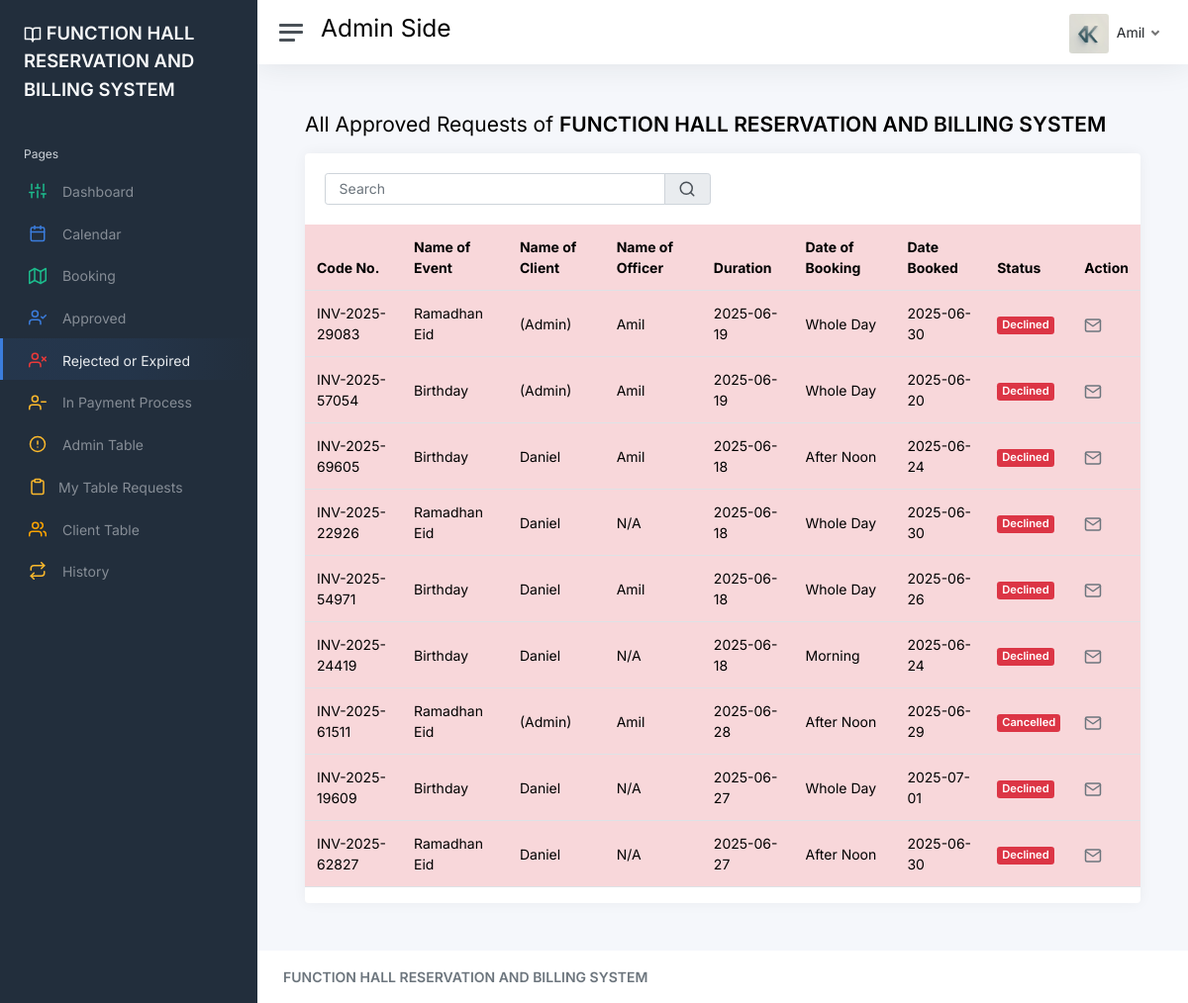
The page /static/Table_3.php (signed in) on the database its author committed.
### tables this page shows
CREATE TABLE `user` (
  `User_id` int(7) NOT NULL,
  `Username` varchar(20) NOT NULL,
  `Password` varchar(20) NOT NULL,
  `Fullname` varchar(20) NOT NULL,
  `Email` varchar(50) NOT NULL,
  `Gender` varchar(12) NOT NULL,
  `middle` varchar(50) NOT NULL,
  `Last` varchar(20) NOT NULL,
  `Phone` varchar(12) NOT NULL,
  `role` varchar(50) NOT NULL,
  `Status` int(11) NOT NULL
);

CREATE TABLE `events` (
  `id` int(11) NOT NULL,
  `date` date NOT NULL,
  `Expdate` date DEFAULT NULL,
  `events` varchar(50) NOT NULL,
  `Status` varchar(11) DEFAULT NULL,
  `code` varchar(20) NOT NULL,
  `currents_dates` date NOT NULL DEFAULT current_timestamp(),
  `Duration` varchar(11) DEFAULT NULL,
  `Amount` int(20) NOT NULL,
  `MoC` int(20) NOT NULL,
  `sort` int(11) NOT NULL,
  `Customer_id` int(11) DEFAULT NULL,
  `User_id` int(7) DEFAULT NULL
);

CREATE TABLE `customer` (
  `Customer_id` int(11) NOT NULL,
  `Fullname` varchar(50) NOT NULL,
  `Lastname` varchar(30) NOT NULL,
  `Affiliation` varchar(50) NOT NULL,
  `Phone No` varchar(11) NOT NULL,
  `Email` varchar(50) NOT NULL,
  `middle` varchar(20) NOT NULL,
  `gender` varchar(12) NOT NULL,
  `Username` varchar(50) NOT NULL,
  `Password` varchar(50) NOT NULL,
  `Status` int(11) NOT NULL
);

### static/model/class_model.php (called while the page is built, shortened)
<?php
	class class_model{
		public $host = db_host;
		public $user = db_user;
		public $pass = db_pass;
		public $dbname = db_name;
		public $conn;
		private function connect(){
			$this->conn = new mysqli($this->host, $this->user, $this->pass, $this->dbname);
		}
		public function user_account($User_id){
			$stmt = $this->conn->prepare("SELECT * FROM `user` WHERE `User_id` = ?") or die($this->conn->error);
		    $stmt->bind_param("i", $User_id);
			if($stmt->execute()){
				$result = $stmt->get_result();
				$fetch = $result->fetch_array();
				return array(
					'Fullname'=> $fetch['Fullname'],
					'Username'=>$fetch['Username'],
					'role'=>$fetch['role']
				);
			}
		}
public function fetchAll_BookingDeclined() {
    $sql = "SELECT
                e.*,
                c.Fullname AS customer_name,
                u.Fullname AS user_name
            FROM events e
            LEFT JOIN customer c ON e.Customer_id = c.Customer_id
            LEFT JOIN user u ON e.User_id = u.User_id
            WHERE   e.Status = 'Declined' OR e.Status = 'Expired'  OR e.Status = 'cancel'
            ORDER BY e.id DESC";
    $stmt = $this->conn->prepare($sql);
    $stmt->execute();
    $result = $stmt->get_result();
    $data = array();
    while ($row = $result->fetch_assoc()) {
        $data[] = $row;
    }
    return $data;
}
			}
?>

### static/Table_3.php (the view, shortened to what this page needs)
<!DOCTYPE html>
<html lang="en">
<head>
	<link href="css/app.css" rel="stylesheet">
</head>
<body>
	<div class="wrapper">
		<?php include('includes/sidebar.php'); ?>
		<div class="main">
		<?php include('includes/header.php'); ?>
			<main class="content">
			<div class="container-fluid p-0">
    <h1 class="h3 mb-3">
        All Approved Requests of
        <strong>FUNCTION HALL RESERVATION AND BILLING SYSTEM</strong>
    </h1>
    <?php
    $conn = new class_model();
    $booking = $conn->fetchAll_BookingDeclined();
    ?>
    <div class="row">
        <div class="col-12 col-lg-12 col-xxl-12 d-flex">
            <div class="card flex-fill">
			<div class="card-body">
  <div class="row">
    <div class="col-lg-6">
      <div class="input-group">
        <input name="search" type="text" class="form-control" placeholder="Search">
        <span class="input-group-text"><i data-feather="search"></i></span>
      </div>
    </div>
  </div>
</div>
<div class="table-responsive">
                <table class="table table-danger ">
                    <thead>
                        <tr>
                            <th>Code No.</th>
                            <th>Name of Event</th>
                            <th>Name of Client</th>
                            <th>Name of Officer</th>
                            <th>Duration</th>
                            <th >Date of Booking</th>
                            <th >Date Booked</th>
                            <th>Status</th>
                            <th >Action</th>
                        </tr>
                    </thead>
                    <tbody>
                        <?php if (!empty($booking)) {
                            foreach ($booking as $row) { ?>
                                <tr>
								<td><?= htmlspecialchars($row['code']) ?></td>
                                    <td><?= htmlspecialchars($row['events']) ?></td>
                                    <td >
                                        <?= isset($row['customer_name']) ? htmlspecialchars($row['customer_name']) : "(Admin)";  ?>
                                    </td>
									<td >
                                        <?= isset($row['user_name']) ? htmlspecialchars($row['user_name']) : "N/A";  ?>
                                    </td>
									<td >
                                        <?= isset($row['currents_dates']) ? htmlspecialchars($row['currents_dates']) : 'N/A' ?>
                                    </td>
									<td><?php echo $row['Duration'] ?></td>
                                    <td >
                                        <?= htmlspecialchars($row['date']) ?>
                                    </td>
                                    <td>
                                            <?php if($row['Status']== "Expired"){ ?>
												<span class="badge bg-warning">
												Expired
												</span>
											<?php }elseif($row['Status']== "Declined"){ ?>
												<span class="badge bg-danger">
												Declined
												</span>
											<?php }elseif($row['Status']== "cancel"){ ?>
												<span class="badge bg-danger">
												Cancelled
												</span>
												<?php }else{ ?>
												<?php } ?>
                                    </td>
                                    <td >
										<?php if($row['Status']== 'Expired'){ ?>
									<a href="Expired.php?event=<?= $row['id']; ?>&event-name=<?php echo $row['events']; ?>" class="text-secondary font-weight-bold text-xs" data-toggle="tooltip" title="Expired">
									<i class="align-middle me-2" data-feather="mail"></i>
												</a>
												<?php }else{ ?>
												<a href="apology.php?event=<?= $row['id']; ?>&event-name=<?php echo $row['events']; ?>" class="text-secondary font-weight-bold text-xs" data-toggle="tooltip" title="Cancelled">
									<i class="align-middle me-2" data-feather="mail"></i>
												</a>
												<?php } ?>
                                    </td>
                                </tr>
                        <?php }
                        } else { ?>
                            <tr>
                                <td colspan="10" class="text-center">No booking records found.</td>
                            </tr>
                        <?php } ?>
                    </tbody>
                </table>
            </div>
            </div>
        </div>
    </div>
</div>
			</main>
			<footer class="footer">
				<div class="container-fluid">
					<div class="row text-muted">
						<div class="col-6 text-start">
							<p class="mb-0">
								<a class="text-muted" href="https://adminkit.io/" target="_blank"><strong> FUNCTION HALL RESERVATION AND BILLING SYSTEM </strong></a>
							</p>
						</div>
					</div>
				</div>
			</footer>
		</div>
	</div>
</body>
</html>

### static/includes/header.php (shortened to what this page needs)
<nav class="navbar navbar-expand navbar-light navbar-bg">
				<a class="sidebar-toggle js-sidebar-toggle">
          <i class="hamburger align-self-center"></i>
        </a>
<h2><?php if($userinfo['role'] == 'Staff'){ ?>Staff Side <?php }else{ ?>Admin Side<?php } ?></h2>
				<div class="navbar-collapse collapse">
					<ul class="navbar-nav navbar-align">
						<li class="nav-item dropdown">
							<a class="nav-icon dropdown-toggle" href="#" id="alertsDropdown" data-bs-toggle="dropdown">
							</a>
						</li>
						<li class="nav-item dropdown">
							<a class="nav-icon dropdown-toggle" href="#" id="messagesDropdown" data-bs-toggle="dropdown">
							</a>
						</li>
						<li class="nav-item dropdown">
							<a class="nav-link dropdown-toggle d-none d-sm-inline-block" href="#" data-bs-toggle="dropdown">
                <img src="img/avatars/20250426_1521_image (1).png" class="avatar img-fluid rounded me-1" alt="Charles Hall" /> <span class="text-dark"><?= $userinfo['Fullname'] ?></span>
              </a>
						</li>
					</ul>
				</div>
			</nav>

### rows shown on the page
user: Fullname "Amil"
events: code "INV-2025-29083", events "Ramadhan Eid", shows "(Admin)", User.Fullname "Amil", currents_dates "2025-06-19", Duration "Whole Day", date "2025-06-30", Status "Declined"
events: code "INV-2025-57054", events "Birthday", shows "(Admin)", User.Fullname "Amil", currents_dates "2025-06-19", Duration "Whole Day", date "2025-06-20", Status "Declined"
events: code "INV-2025-69605", events "Birthday", Customer.Fullname "Daniel", User.Fullname "Amil", currents_dates "2025-06-18", Duration "After Noon", date "2025-06-24", Status "Declined"
events: code "INV-2025-22926", events "Ramadhan Eid", Customer.Fullname "Daniel", shows "N/A", currents_dates "2025-06-18", Duration "Whole Day", date "2025-06-30", Status "Declined"
events: code "INV-2025-54971", events "Birthday", Customer.Fullname "Daniel", User.Fullname "Amil", currents_dates "2025-06-18", Duration "Whole Day", date "2025-06-26", Status "Declined"
events: code "INV-2025-24419", events "Birthday", Customer.Fullname "Daniel", shows "N/A", currents_dates "2025-06-18", Duration "Morning", date "2025-06-24", Status "Declined"
events: code "INV-2025-61511", events "Ramadhan Eid", shows "(Admin)", User.Fullname "Amil", currents_dates "2025-06-28", Duration "After Noon", date "2025-06-29", Status "Cancelled"
events: code "INV-2025-19609", events "Birthday", Customer.Fullname "Daniel", shows "N/A", currents_dates "2025-06-27", Duration "Whole Day", date "2025-07-01", Status "Declined"
events: code "INV-2025-62827", events "Ramadhan Eid", Customer.Fullname "Daniel", shows "N/A", currents_dates "2025-06-27", Duration "After Noon", date "2025-06-30", Status "Declined"
